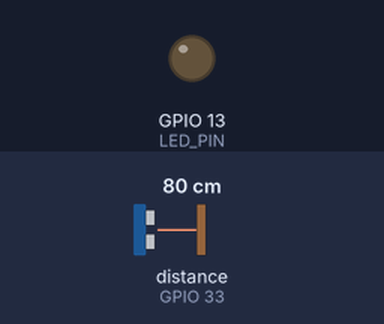
This sketch was run on a simulated ESP32. Parts: output pins drawn as LEDs (lit = HIGH). Wiring (inferred from the names in the program): ultrasonic range finder: trigger GPIO 32; echo GPIO 33. The test bench sets the inputs (shaded band); at power-on: distance to the obstacle (sensor on GPIO 33) 80 cm. The echo pulse lasts 58.3 µs per cm; WiFi joins after 1.5 s; servers stay silent unless stated; pins used as bus, display or sensor lines are not drawn; what the sketch prints to the serial monitor is not drawn.

Above: at 2.7 s.
2.8 s: distance to the obstacle (sensor on GPIO 33) set to 12 cm
5.8 s: distance to the obstacle (sensor on GPIO 33) set to 9 cm
At 6.8 s:
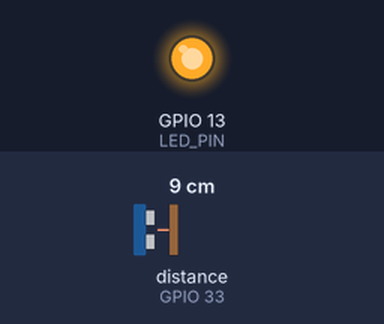
8.8 s: distance to the obstacle (sensor on GPIO 33) set to 18 cm
At 11.6 s:
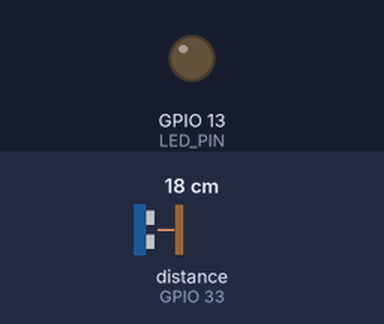
12.3 s: distance to the obstacle (sensor on GPIO 33) set to 2 cm
At 14.6 s:
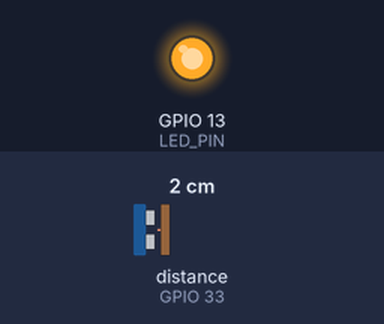
Timing chart, 0 to 16.1 s (numbered marks = the images above; inputs shaded):
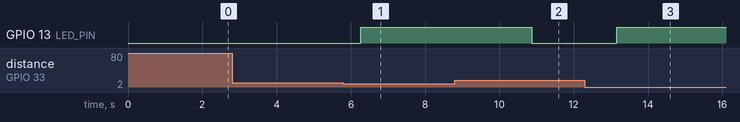

The sketch:

firebase_ultrasonic.ino
```cpp
#include <WiFi.h>                  // Library to connect ESP32 to Wi-Fi
#include <Firebase_ESP_Client.h>   // Library for Firebase functions
#include "addons/TokenHelper.h"    // Helper for Firebase authentication
#include "addons/RTDBHelper.h"     // Helper for Firebase Realtime Database

// ===========================
// 👇 STUDENTS MUST CHANGE THESE VALUES
// ===========================

// Wi-Fi credentials
#define WIFI_SSID "rahmabadar"        //  Replace with your own Wi-Fi network name
#define WIFI_PASSWORD "rahma@011"     //  Replace with your own Wi-Fi password

// Firebase credentials
#define API_KEY "AIzaSyALtMaCgDbtjnjoag8zCuQ7PzgEg5014SY"     //  Replace with your Firebase project's API Key
#define DATABASE_URL "https://ultrasonic-esp32-8490b-default-rtdb.firebaseio.com/"  //  Replace with your Firebase Realtime Database URL
#define USER_EMAIL "rahma@gmail.com"     //  Replace with the email used in Firebase Authentication
#define USER_PASSWORD "rahmaa123456"     //  Replace with the password for the above email

// ===========================
//  END OF STUDENT-EDITABLE SECTION
// ===========================


// Pin Definitions
#define TRIG_PIN 32
#define ECHO_PIN 33
#define LED_PIN 13

// Firebase Objects
FirebaseData fbdo;
FirebaseAuth auth;
FirebaseConfig config;

// Variables for distance measurement
long duration;
float distance;

void setup() {
  Serial.begin(115200); // Start serial communication for debugging

  // Initialize pins
  pinMode(TRIG_PIN, OUTPUT);
  pinMode(ECHO_PIN, INPUT);
  pinMode(LED_PIN, OUTPUT);

  // Connect to Wi-Fi
  WiFi.begin(WIFI_SSID, WIFI_PASSWORD);
  Serial.print("Connecting to Wi-Fi");
  while (WiFi.status() != WL_CONNECTED) {
    Serial.print(".");
    delay(500);
  }
  Serial.println("\nConnected to Wi-Fi!");

  // Configure Firebase
  config.api_key = API_KEY;
  config.database_url = DATABASE_URL;

  auth.user.email = USER_EMAIL;
  auth.user.password = USER_PASSWORD;

  // Initialize Firebase connection
  Firebase.begin(&config, &auth);
  Firebase.reconnectWiFi(true); // Auto-reconnect Wi-Fi if disconnected

  Serial.println("Firebase initialized!");
}

void loop() {
  // Measure distance using ultrasonic sensor
  digitalWrite(TRIG_PIN, LOW);
  delayMicroseconds(2);
  digitalWrite(TRIG_PIN, HIGH);
  delayMicroseconds(10);
  digitalWrite(TRIG_PIN, LOW);

  duration = pulseIn(ECHO_PIN, HIGH);
  distance = duration * 0.034 / 2;          // Convert time to distance in cm

  Serial.print("Distance: ");
  Serial.print(distance);
  Serial.println("Cm");

  // Send distance to Firebase
  if (Firebase.RTDB.setFloat(&fbdo, "/distance", distance)) {
    Serial.println("Distance updated in Firebase");
  } else {
    Serial.print("Failed to send distance: ");
    Serial.println(fbdo.errorReason());
  }

  // Control LED based on distance
  if (distance < 10) {
    digitalWrite(LED_PIN, HIGH);             // Turn LED ON if object is closer than 10 cm
    Firebase.RTDB.setString(&fbdo, "/led", "ON");
  } else {
    digitalWrite(LED_PIN, LOW);              // Turn LED OFF otherwise
    Firebase.RTDB.setString(&fbdo, "/led", "OFF");
  }

  delay(2000); // Wait 2 seconds before next measurement
}
```

Measured:
- the behaviour switches between 11 and 10 cm on distance to the obstacle (sensor on GPIO 33) (found by bisection; images 0 and 1)
- after the input at 2.8 s, every drawn part: stays the same
- after the input at 5.8 s, GPIO 13 (LED_PIN): LOW → HIGH after 0.46 s
- after the input at 8.8 s, GPIO 13 (LED_PIN): HIGH → LOW after 2.1 s
- after the input at 12.3 s, GPIO 13 (LED_PIN): LOW → HIGH after 0.87 s
